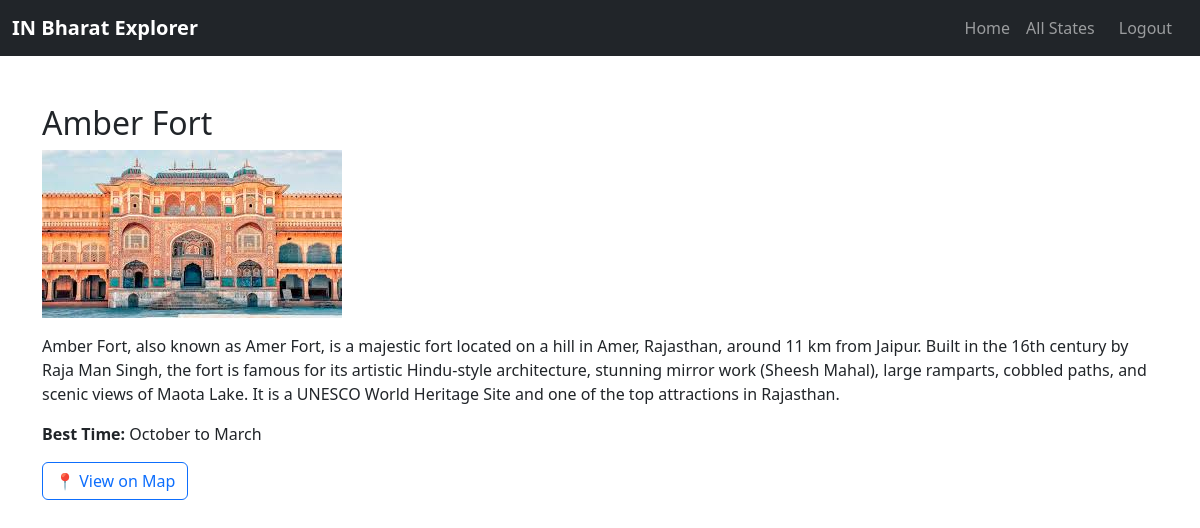
/place/1/ (signed in), run on the app's committed database.
### places/models.py (models this page shows, shortened)
class TouristPlace(models.Model):
    state = models.ForeignKey(State, on_delete=models.CASCADE)
    name = models.CharField(max_length=200)
    description = models.TextField()
    category = models.ForeignKey(Category, on_delete=models.SET_NULL, null=True, blank=True)
    image = models.ImageField(upload_to='place_images/', blank=True, null=True)
    best_time = models.CharField(max_length=100, blank=True, null=True)
    location = models.CharField(max_length=200, blank=True, null=True)
    main_image_url = models.URLField(blank=True, null=True)
    @property
    def location_url(self):
        if self.location:
            return f"https://www.google.com/maps/search/?api=1&query={self.location.replace(' ', '+')}"
        return "#"

### places/views.py (the view)
# urls.py: path('place/<int:place_id>/', views.place_detail, name='place_detail'),
@login_required(login_url='login')
def place_detail(request, place_id):
    place = get_object_or_404(TouristPlace, pk=place_id)
    return render(request, 'places/place_detail.html', {'place': place})  # ✅ correct already

### places/templates/places/place_detail.html
{% extends 'places/base.html' %}
{% block content %}
<div class="container mt-5">
    <h2>{{ place.name }}</h2>
    {% if place.image %}
    <img src="{{ place.image.url }}" class="img-fluid" alt="{{ place.name }}">
    {% endif %}
    <p class="mt-3">{{ place.description }}</p>
    <p><strong>Best Time:</strong> {{ place.best_time }}</p>
    <p><a href="{{ place.location_url }}" class="btn btn-outline-primary" target="_blank">📍 View on Map</a></p>
</div>
{% endblock %}

### data on the page
TouristPlace: name "Amber Fort", image (picture), description "Amber Fort, also known as Amer Fort, is a majestic fort located on a hill in Amer, Rajasthan, around 11 km from Jaipur. Built in the 16th century by Raja Man Singh, the fort is famous for its artistic Hindu-style architecture, stunning mirror work (Sheesh Mahal), large ramparts, cobbled paths, and scenic views of Maota Lake. It is a UNESCO World Heritage Site and one of the top attractions in Rajasthan.", best_time "October to March"
